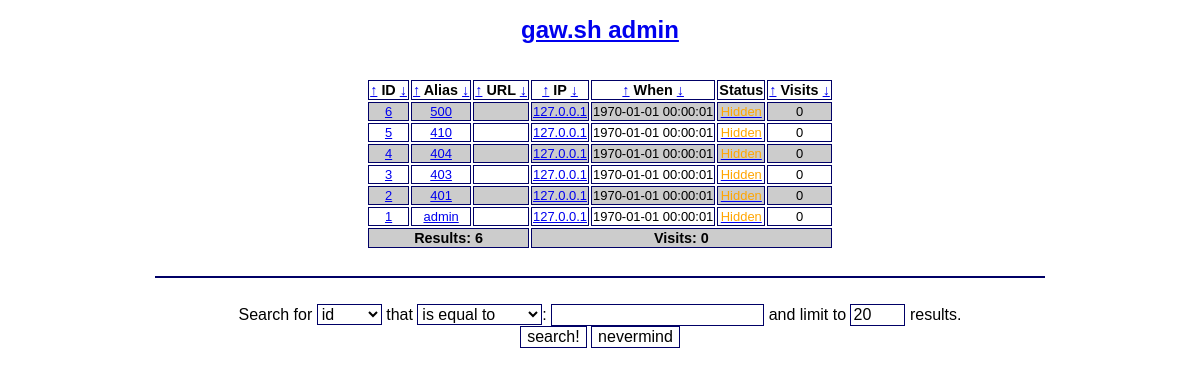
The app's page /admin/index.php with its own data.
### tables this page shows
CREATE TABLE IF NOT EXISTS `urls` (
  `id` int(10) unsigned NOT NULL AUTO_INCREMENT,
  `alias` varchar(50) NOT NULL,
  `url` text NOT NULL,
  `ip` varchar(39) NOT NULL,
  `time` timestamp DEFAULT CURRENT_TIMESTAMP,
  `status` enum('-1','0','1') NOT NULL DEFAULT '1',
  PRIMARY KEY (`id`),
  UNIQUE KEY `alias` (`alias`)
);

### admin/index.php (the view, shortened to what this page needs)
<?php
require('config.php');
function displayStatus ($id, $status) {
	switch ($status) {
		default:
			$color = 'orange';
			$name = 'Hidden';
			$watdo = 'enable';
	}
	$out = "<a onclick=\"return confirm('Are you sure?');\" href=\"/admin/?do=$watdo&id=$id\"><font color=\"$color\">$name</font></a>";
	return $out;
}
function howmanyVisits ($id) {
	global $link;
	$howmanyvisits = $link->prepare("SELECT COUNT(*) FROM `visits` WHERE `id` = :id");
	$howmanyvisits->bindValue(':id', $id, PDO::PARAM_INT);
	$howmanyvisits->execute();
	return $howmanyvisits->fetchColumn();
}
try {
	$link = new PDO("mysql:host=$sqlhost;dbname=$sqldb", $sqluser, $sqlpass);
} catch (PDOException $e) {
	die ('Cannot connect to DB!');
}
if ( (isset($_POST['limit'])) && (is_numeric($_POST['limit'])) ) {
	$limit = $_POST['limit'];
	setcookie('limit', $limit);
} elseif ( (isset($_COOKIE['limit'])) && (is_numeric($_COOKIE['limit'])) ) {
	$limit = $_COOKIE['limit'];
} elseif ( (isset($_GET['limit'])) && (is_numeric($_GET['limit'])) ) {
	$limit = $_GET['limit'];
} else {
	$limit = 20;
}
$sortby = 'id';
$sorthow = 'desc';
if (!isset($listurls)) {
	if ($sortby == 'visits') {
		$listurls = $link->prepare("SELECT `urls`.*, count(`visits`.`id`) AS `visitors` FROM `urls` INNER JOIN `visits` ON `visits`.`id` = `urls`.`id` GROUP BY `visits`.`id` ORDER BY `visitors` $sorthow LIMIT $limit");
	} else {
		$listurls = $link->prepare("SELECT * FROM `urls` ORDER BY `$sortby` $sorthow LIMIT $limit");
	}
	$listurls->execute();
}
$counturls = $listurls->rowCount();
?>
<!DOCTYPE html>
<html>
<head>
<link rel="stylesheet" type="text/css" href="/gawsh.css">
</head>
<body>
<h1><a href="/admin/">gaw.sh admin</a></h1><br>
<?php
if ($counturls == '0') {
	echo "<i>No results</i><br><br>\n";
} else {
	echo "<table align=\"center\">\n";
	echo "<tr>\n";
	echo "<th><a href=\"?sortby=id&sorthow=asc\">&uarr;</a> ID <a href=\"?sortby=id&sorthow=desc\">&darr;</a></th>\n";
	echo "<th><a href=\"?sortby=alias&sorthow=asc\">&uarr;</a> Alias <a href=\"?sortby=alias&sorthow=desc\">&darr;</a></th>\n";
	echo "<th><a href=\"?sortby=url&sorthow=asc\">&uarr;</a> URL <a href=\"?sortby=url&sorthow=desc\">&darr;</a></th>\n";
	echo "<th><a href=\"?sortby=ip&sorthow=asc\">&uarr;</a> IP <a href=\"?sortby=ip&sorthow=desc\">&darr;</a></th>\n";
	echo "<th><a href=\"?sortby=time&sorthow=asc\">&uarr;</a> When <a href=\"?sortby=time&sorthow=desc\">&darr;</a></th>\n";
	echo "<th>Status</th>\n";
	echo "<th><a href=\"?sortby=visits&sorthow=asc\">&uarr;</a> Visits <a href=\"?sortby=visits&sorthow=desc\">&darr;</a></th>\n";
	echo "</tr>\n";
	$totalvisits = 0;
	while ($row = $listurls->fetch(PDO::FETCH_ASSOC)) {
		$visits = howmanyVisits($row['id']);
		$totalvisits = $totalvisits + $visits;
		echo "<tr>\n";
		echo "<td align=\"center\"><a href=\"?do=edit&id=" . $row['id'] . "#edit\">" . $row['id'] . "</a></td>\n";
		echo "<td align=\"center\"><a href=\"/" . $row['alias'] . "\" target=\"_blank\">" . $row['alias'] . "</a></td>\n";
		echo '<td><a href="' . $row['url'] . '" target="_blank">';
		echo "</a></td>\n";
		echo "<td align=\"center\"><a onclick=\"return confirm('Are you REALLY sure?');\" href=\"/admin/?do=disableip&ip=" . $row['ip'] . "\">" . $row['ip'] . "</a></td>\n";
		echo "<td align=\"center\">" . $row['time'] . "</td>\n";
		echo "<td align=\"center\">" . displayStatus($row['id'], $row['status']) . "</td>\n";
		echo "<td align=\"center\">" . $visits . "</td>\n";
		echo "</tr>\n";
	}
	echo "<tr>\n";
	echo "<th colspan=\"3\">Results: $counturls</td>\n";
	echo "<th colspan=\"4\">Visits: $totalvisits</td>\n";
	echo "</tr>\n";
	echo "</table><br><hr><br>\n";
}
?>
<form method="post" action="/admin/?do=search">
Search for
<select name="field">
<option value="id">id</option>
</select>
that
<select name="how">
<option value="equal">is equal to</option>
</select>:
<input type="text" name="value">
and limit to <input type="text" name="limit" value="<?php echo $limit; ?>" size="3" maxlength="5"> results.<br>
<input type="submit" value="search!">
<input type="reset" value="nevermind">
</form>
</body>
</html>

### gawsh.css (style rules this page uses)
h1 { color: #006; font-size: 1.5em; font-family: Tahoma, Verdana, sans-serif; }
body { font-family: Tahoma, Verdana, sans-serif; font-size: 1em; text-align: center; }
a:link, a:visited, a:active, a:hover { font-family: Tahoma, Verdana, sans-serif; font-size: 1em; text-decoration: underline; }
hr { border: 1px solid #006; color: #006; width: 75%; }
input, button, textarea, select, option { border: 1px solid #006; font-family: Tahoma, Verdana, sans-serif; font-size: 1em; background-color: #fff; }
table { margin-left: auto; margin-right: auto; border: none; font-family: Tahoma, Verdana, sans-serif; font-size: 0.9em; }
td { border: 1px solid #006; font-family: Tahoma, Verdana, sans-serif; font-size: 0.9em; }
th { border: 1px solid #006; font-family: Tahoma, Verdana, sans-serif; font-size: 1em; }
tr:nth-child(2n+1) { background-color: #fff; }
tr:nth-child(2n) { background-color: #ccc; }

### records on screen
urls: id "6", alias "500", ip "127.0.0.1", time "1970-01-01 00:00:01", status "Hidden", visits "0"
urls: id "5", alias "410", ip "127.0.0.1", time "1970-01-01 00:00:01", status "Hidden", visits "0"
urls: id "4", alias "404", ip "127.0.0.1", time "1970-01-01 00:00:01", status "Hidden", visits "0"
urls: id "3", alias "403", ip "127.0.0.1", time "1970-01-01 00:00:01", status "Hidden", visits "0"
urls: id "2", alias "401", ip "127.0.0.1", time "1970-01-01 00:00:01", status "Hidden", visits "0"
urls: id "1", alias "admin", ip "127.0.0.1", time "1970-01-01 00:00:01", status "Hidden", visits "0"

### other values on screen
$counturls "6"
$totalvisits "0"
